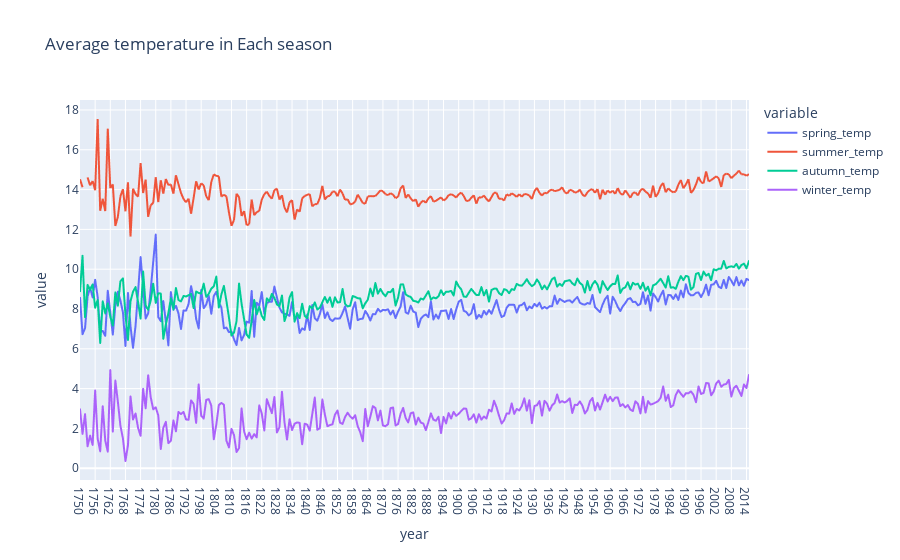

The code cell stored with this chart in its notebook:
### Code cell
fig=px.line(season,x='year',y=['spring_temp', 'summer_temp', 'autumn_temp', 'winter_temp'],title='Average temperature in Each season')
fig.show()

### Figure 1 — Plotly figure (JSON) as saved in the notebook; plotly's stock layout.template omitted (floating-point values rounded to 4 significant figures; data arrays with more than 128 entries replaced by an {"elided": "..."} marker saying what was removed)
{"data": [{"hovertemplate": "variable=spring_temp<br>year=%{x}<br>value=%{y}<extra></extra>", "legendgroup": "spring_temp", "line": {"color": "#636efa", "dash": "solid"}, "mode": "lines", "name": "spring_temp", "showlegend": true, "type": "scattergl", "x": {"elided": "266 str values"}, "xaxis": "x", "y": {"elided": "266 float values"}, "yaxis": "y"}, {"hovertemplate": "variable=summer_temp<br>year=%{x}<br>value=%{y}<extra></extra>", "legendgroup": "summer_temp", "line": {"color": "#EF553B", "dash": "solid"}, "mode": "lines", "name": "summer_temp", "showlegend": true, "type": "scattergl", "x": {"elided": "266 str values"}, "xaxis": "x", "y": {"elided": "266 float values"}, "yaxis": "y"}, {"hovertemplate": "variable=autumn_temp<br>year=%{x}<br>value=%{y}<extra></extra>", "legendgroup": "autumn_temp", "line": {"color": "#00cc96", "dash": "solid"}, "mode": "lines", "name": "autumn_temp", "showlegend": true, "type": "scattergl", "x": {"elided": "266 str values"}, "xaxis": "x", "y": {"elided": "266 float values"}, "yaxis": "y"}, {"hovertemplate": "variable=winter_temp<br>year=%{x}<br>value=%{y}<extra></extra>", "legendgroup": "winter_temp", "line": {"color": "#ab63fa", "dash": "solid"}, "mode": "lines", "name": "winter_temp", "showlegend": true, "type": "scattergl", "x": {"elided": "266 str values"}, "xaxis": "x", "y": {"elided": "266 float values"}, "yaxis": "y"}], "layout": {"legend": {"title": {"text": "variable"}, "tracegroupgap": 0}, "title": {"text": "Average temperature in Each season"}, "xaxis": {"anchor": "y", "domain": [0.0, 1.0], "title": {"text": "year"}}, "yaxis": {"anchor": "x", "domain": [0.0, 1.0], "title": {"text": "value"}}}}
